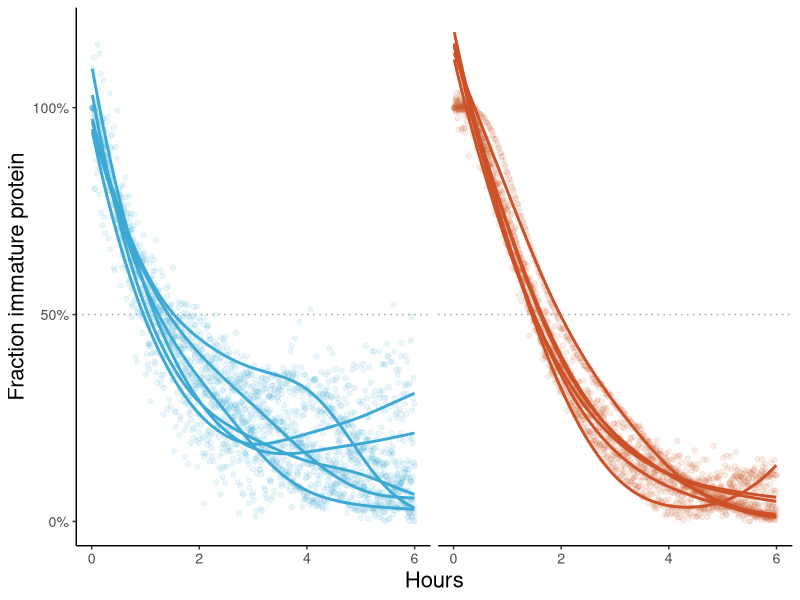

This chart was generated by the following R code:
setwd(dir = "cleaned_datasets/")
library(tidyverse)


decay_dat <- read.csv("maturations_with_CMP_data.csv",row.names = 1) %>% 
  mutate(Hours=(Time)*24) %>% subset(select=-Time) %>% 
  pivot_longer(-c(Hours,Read),names_to = "Well") %>% 
  separate(Well,into = c("Row", "Column"), 
           sep = "(?<=[A-Za-z])(?=[0-9])",remove=F) %>% 
  filter(case_when(Row == "E" ~ Read == "CFP",
                   Row == "F" ~ Read == "GFP",
                   T ~ Read == "OFP")) %>% 
  group_by(Well) %>% arrange(Well,Hours) %>% 
  filter(as.integer(Column)<7) %>% 
  #GFP matures instantaneously so omitting it
  filter(Read != "GFP") %>% 
  mutate(fold_dilution = 2^as.integer(Column)) 


# using cubic splines as per Balleza et al. (see paper)
decay_dat %>% 
  group_by(Read,Column) %>% mutate(max=quantile(value,probs=0.999)) %>% 
  arrange(Read,Well,Hours) %>% 
  mutate(immature = 1-((value-first(value))/(max-first(value))),
         log_immature = log(immature)) %>% filter(log_immature >-Inf) %>% 
  nest %>% 
  mutate(css = map(data,~smooth.spline(.x$Hours,y=.x$log_immature,spar = 0.99)),
         csspred = map(css,function(x) exp(predict(x)$y))) %>% 
  unnest(c(data,csspred)) %>% 
  ggplot(aes(Hours,immature)) + facet_grid(~Read) + geom_point(aes(color=Read),alpha=0.1) +
  scale_y_continuous(trans=scales::log10_trans()) +
  geom_hline(yintercept = 0.5,linetype='dotted',col='grey60')+
  theme_classic() + labs(y="Fraction immature protein",color="fold dilution") + theme(
    text=element_text(family = 'Helvetica',size=rel(4)),strip.text=element_blank(),
    legend.position="none",
    legend.text=element_text(size=rel(4))) + scale_y_continuous(labels=scales::label_percent(),breaks = c(1,0.5,0)) +
  scale_color_manual(values=c("#3CA9D5","#CC5127")) +
  geom_line(aes(y=csspred,group=fold_dilution,color=Read),linewidth=1) 





# balleza method splines
decay_dat %>% 
  group_by(Read,fold_dilution,Column) %>% mutate(max=quantile(value,probs=0.999)) %>% 
  filter(value<max) %>% 
  arrange(Read,fold_dilution,Well,Hours) %>% 
  mutate(immature = log(1-((value-first(value))/(max-first(value))))) %>%
  filter(immature >-Inf) %>% 
  nest() %>% 
  mutate(css = map(data,~smooth.spline(.x$Hours,y=.x$immature,spar = 0.99)),
         hrs = list(seq(0,6,length.out=1e5)),
         csspred = map(css,function(x) exp(predict(object=x,x=seq(0,6,length.out=1e5))$y))) %>% 
  subset(select= c(fold_dilution,Read,Column,csspred,hrs)) %>%
  unnest(c(hrs,csspred)) %>% 
  # filter(fold_dilution < 16) %>% 
  # dplyr::filter(ifelse(Read =="CFP",Hours <  3, Hours> 1 & Hours < 3.329)) %>%filter(immature>0) %>%
  # dplyr::filter(Hours < 5 & ifelse(Read=="OFP",fold_dilution > 2,fold_dilution<16) )%>%
  group_by(Column,Read) %>%
  filter(abs(0.5-csspred)<0.0001 & abs(0.5-csspred) > 0) %>% 
  group_by(Read) %>% dplyr::summarize(n=n(),meanmat50=mean(hrs,na.rm=T),sd=sd(hrs,na.rm=T)/sqrt(n())) %>% 
  as.data.frame %>% mutate(across(where(is.double),round,digits=2))






